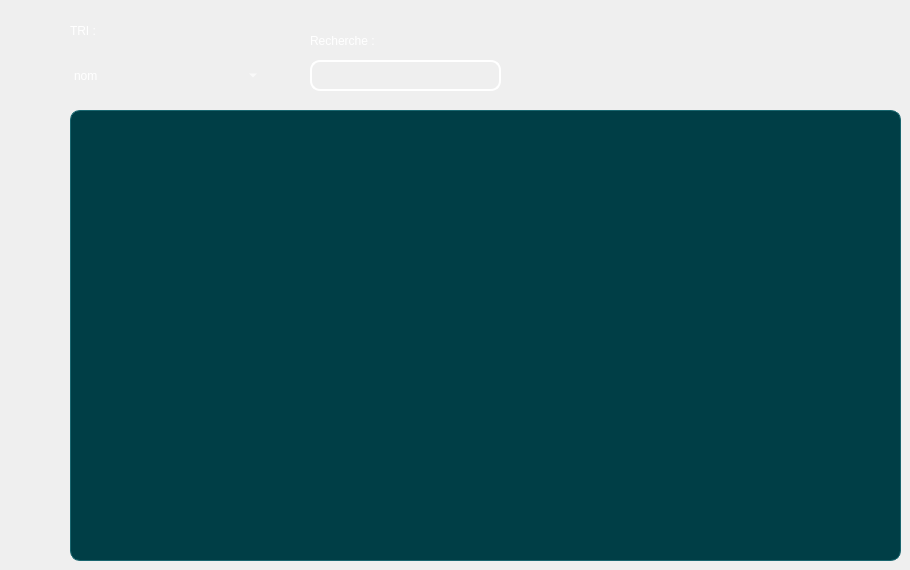
      <widget class="QWidget" name="tab_12">
       <attribute name="title">
        <string>Tri/Recherche</string>
       </attribute>
       <widget class="QTableView" name="table_D_5">
        <property name="geometry">
         <rect>
          <x>70</x>
          <y>110</y>
          <width>831</width>
          <height>451</height>
         </rect>
        </property>
        <property name="styleSheet">
         <string notr="true">QTableView {
  background-color: #003e46;
  color: white;
  border: 1px solid #19666f;
  border-radius: 10px;
}

QTableView::item {
  padding: 4px;
  border: none;
}

QTableView::item:selected {
  background-color: #19666f;
  color: white;
}

QHeaderView::section {
  background-color: #003e46;
  color: white;
  padding: 4px;
  border: none;
}</string>
        </property>
       </widget>
       <widget class="QLineEdit" name="searchLineEdit_3">
        <property name="geometry">
         <rect>
          <x>310</x>
          <y>60</y>
          <width>191</width>
          <height>31</height>
         </rect>
        </property>
        <property name="styleSheet">
         <string notr="true">QLineEdit {
    border: 2px solid white;
    border-radius: 10px;
    background: transparent;
    	color: white;

}
QLineEdit:Focus{

border_bottom: 2px solid white;
  }</string>
        </property>
       </widget>
       <widget class="QComboBox" name="comboBox_3">
        <property name="geometry">
         <rect>
          <x>70</x>
          <y>60</y>
          <width>191</width>
          <height>31</height>
         </rect>
        </property>
        <property name="styleSheet">
         <string notr="true">QComboBox {
    background-color: transparent;
    border-radius: 4px;
    padding: 4px;
    color: white;
}</string>
        </property>
        <item>
         <property name="text">
          <string>nom</string>
         </property>
        </item>
        <item>
         <property name="text">
          <string>quantite de don</string>
         </property>
        </item>
        <item>
         <property name="text">
          <string>nombre de don </string>
         </property>
        </item>
       </widget>
       <widget class="QLabel" name="label_18">
        <property name="geometry">
         <rect>
          <x>70</x>
          <y>20</y>
          <width>131</width>
          <height>21</height>
         </rect>
        </property>
        <property name="styleSheet">
         <string notr="true">color:white;</string>
        </property>
        <property name="text">
         <string>TRI :</string>
        </property>
       </widget>
       <widget class="QLabel" name="label_19">
        <property name="geometry">
         <rect>
          <x>310</x>
          <y>30</y>
          <width>131</width>
          <height>21</height>
         </rect>
        </property>
        <property name="styleSheet">
         <string notr="true">color:white;</string>
        </property>
        <property name="text">
         <string>Recherche : </string>
        </property>
       </widget>
      </widget>
